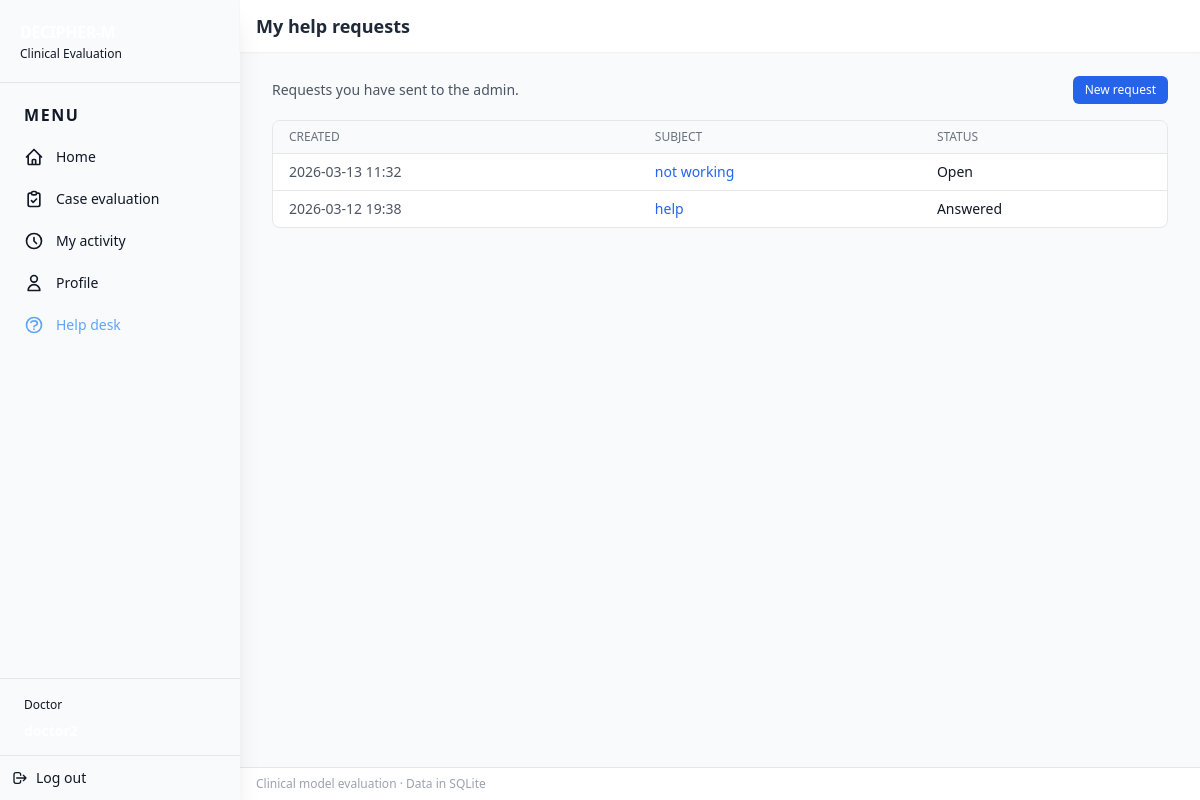
Before: /help/my (signed in) with the older database file.
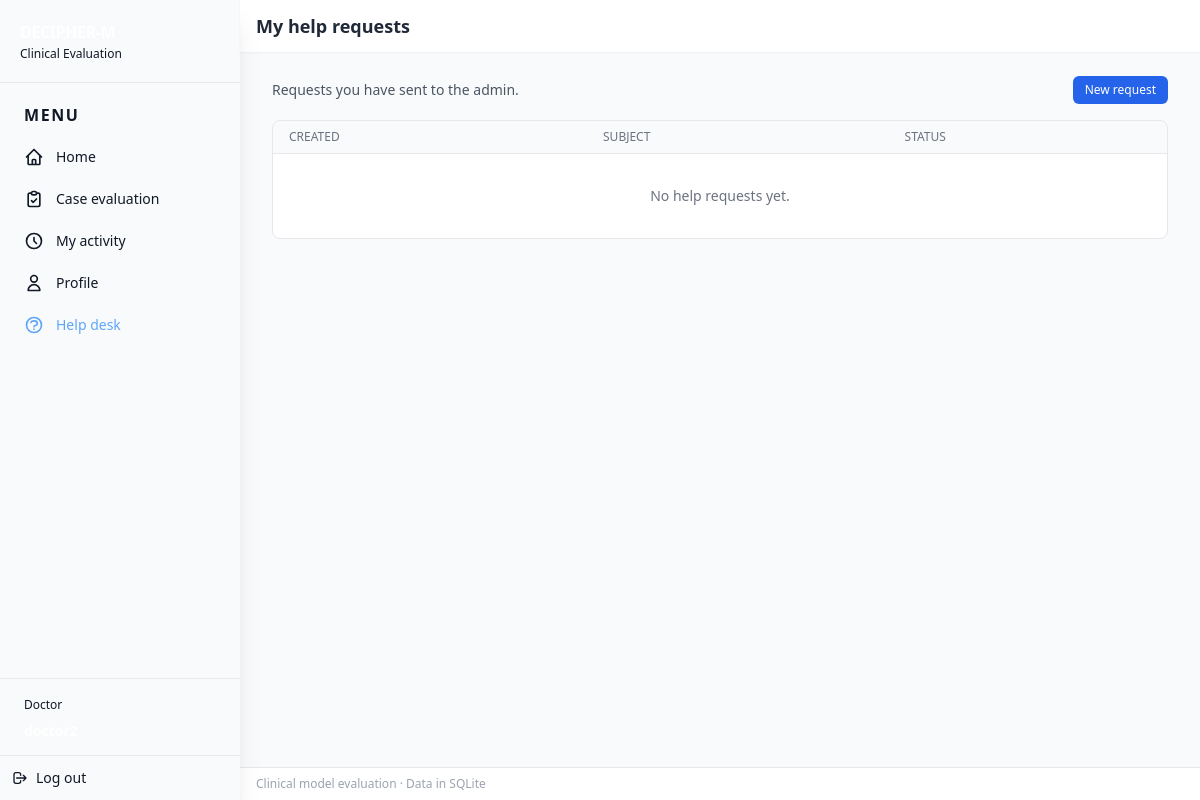
After: the same page with the newer database file.
### app/models.py (models this page shows)
class HelpRequest(SQLModel, table=True):
    id: Optional[int] = Field(default=None, primary_key=True)
    from_user_id: int = Field(foreign_key="users.id")
    to_role: str = Field()  # e.g. "admin"
    subject: str
    question: str
    answer: Optional[str] = Field(default=None)
    status: str = Field(default="open")  # "open" | "answered"
    created_at: datetime = Field(default_factory=datetime.utcnow)
    answered_at: Optional[datetime] = Field(default=None)

### app/main.py (the view)
@app.get("/help/my", response_class=HTMLResponse)
def help_my(request: Request, session: SessionDep):
    user = get_current_user(request, session)
    if user is None:
        return RedirectResponse(url="/login?role=doctor", status_code=302)
    tickets = session.exec(
        select(HelpRequest)
        .where(HelpRequest.from_user_id == user.id)
        .order_by(HelpRequest.created_at.desc())
    ).all()
    return templates.TemplateResponse(
        "help/my.html",
        {"request": request, "current_user": user, "tickets": tickets},
    )

### app/templates/help/my.html (shortened to what this page needs)
{% extends "base.html" %}
{% block header_title %}My help requests{% endblock %}
{% block content %}
<div class="space-y-4">
  <div class="flex items-center justify-between">
    <p class="text-sm text-gray-600">
      Requests you have sent to the admin.
    </p>
    <a href="{{ request.url_for('help_new') }}" class="inline-flex items-center px-3 py-1.5 bg-blue-600 text-white text-xs font-medium rounded-md hover:bg-blue-700">
      New request
    </a>
  </div>
  <div class="bg-white rounded-lg border border-gray-200 overflow-hidden">
    <table class="min-w-full divide-y divide-gray-200">
      <thead class="bg-gray-50">
        <tr>
          <th class="px-4 py-2 text-left text-xs font-medium text-gray-500 uppercase">Created</th>
          <th class="px-4 py-2 text-left text-xs font-medium text-gray-500 uppercase">Subject</th>
          <th class="px-4 py-2 text-left text-xs font-medium text-gray-500 uppercase">Status</th>
        </tr>
      </thead>
      <tbody class="divide-y divide-gray-200">
        {% for t in tickets %}
        <tr>
          <td class="px-4 py-2 text-sm text-gray-600">
            {{ t.created_at.strftime('%Y-%m-%d %H:%M') if t.created_at else '-' }}
          </td>
          <td class="px-4 py-2 text-sm">
            <a href="{{ request.url_for('help_detail', ticket_id=t.id) }}" class="text-blue-600 hover:text-blue-800">
              {{ t.subject }}
            </a>
          </td>
          <td class="px-4 py-2 text-sm">
            {{ t.status.capitalize() }}
          </td>
        </tr>
        {% else %}
        <tr>
          <td colspan="3" class="px-4 py-8 text-center text-gray-500 text-sm">
            No help requests yet.
          </td>
        </tr>
        {% endfor %}
      </tbody>
    </table>
  </div>
</div>
{% endblock %}

Changed rows visible on the page:
removed HelpRequest: created_at "2026-03-13 11:32", subject "not working", status "Open"
removed HelpRequest: created_at "2026-03-12 19:38", subject "help", status "Answered"
Other visible differences:
text now shown: "No help requests yet."
